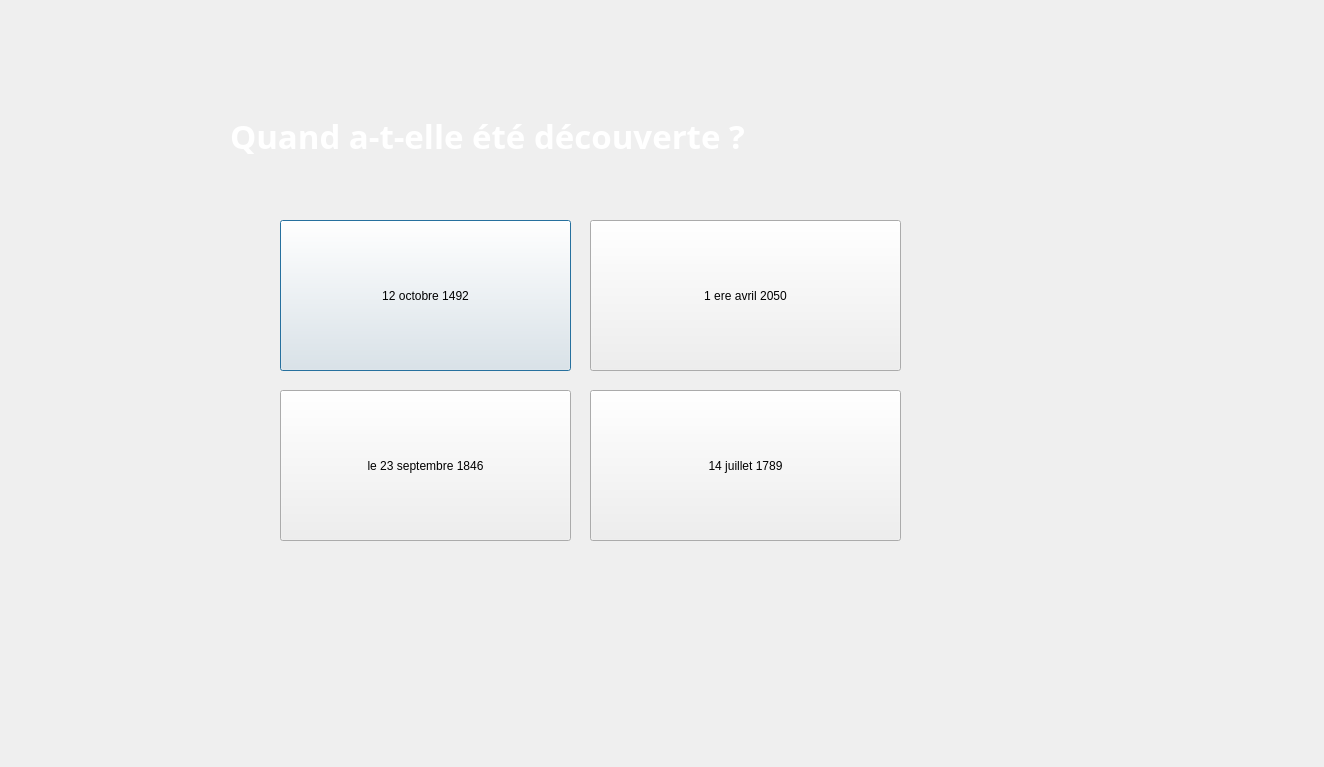
<?xml version="1.0" encoding="UTF-8"?>
<ui version="4.0">
 <class>Dialog21</class>
 <widget class="QDialog" name="Dialog21">
  <property name="geometry">
   <rect>
    <x>0</x>
    <y>0</y>
    <width>1324</width>
    <height>767</height>
   </rect>
  </property>
  <property name="windowTitle">
   <string>Dialog</string>
  </property>
  <widget class="QLabel" name="label">
   <property name="geometry">
    <rect>
     <x>230</x>
     <y>100</y>
     <width>781</width>
     <height>71</height>
    </rect>
   </property>
   <property name="font">
    <font>
     <family>Segoe Script</family>
     <pointsize>25</pointsize>
     <italic>false</italic>
     <bold>true</bold>
    </font>
   </property>
   <property name="styleSheet">
    <string notr="true">font: 700 25pt &quot;Segoe Script&quot;;
color: rgb(255, 255, 255);</string>
   </property>
   <property name="text">
    <string>Quand a-t-elle été découverte ?</string>
   </property>
  </widget>
  <widget class="QPushButton" name="pushButton">
   <property name="geometry">
    <rect>
     <x>280</x>
     <y>220</y>
     <width>291</width>
     <height>151</height>
    </rect>
   </property>
   <property name="text">
    <string>12 octobre 1492</string>
   </property>
  </widget>
  <widget class="QPushButton" name="pushButton_2">
   <property name="geometry">
    <rect>
     <x>590</x>
     <y>220</y>
     <width>311</width>
     <height>151</height>
    </rect>
   </property>
   <property name="text">
    <string>1 ere avril 2050</string>
   </property>
  </widget>
  <widget class="QPushButton" name="pushButton_3">
   <property name="geometry">
    <rect>
     <x>280</x>
     <y>390</y>
     <width>291</width>
     <height>151</height>
    </rect>
   </property>
   <property name="text">
    <string>le 23 septembre 1846</string>
   </property>
  </widget>
  <widget class="QPushButton" name="pushButton_4">
   <property name="geometry">
    <rect>
     <x>590</x>
     <y>390</y>
     <width>311</width>
     <height>151</height>
    </rect>
   </property>
   <property name="text">
    <string>14 juillet 1789</string>
   </property>
  </widget>
 </widget>
 <resources/>
 <connections/>
</ui>
